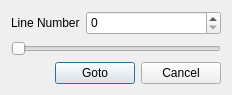
<?xml version="1.0" encoding="UTF-8"?>
<ui version="4.0">
 <class>GotoLineDialog</class>
 <widget class="QDialog" name="GotoLineDialog">
  <property name="geometry">
   <rect>
    <x>0</x>
    <y>0</y>
    <width>232</width>
    <height>95</height>
   </rect>
  </property>
  <property name="sizePolicy">
   <sizepolicy hsizetype="Preferred" vsizetype="Fixed">
    <horstretch>0</horstretch>
    <verstretch>0</verstretch>
   </sizepolicy>
  </property>
  <property name="maximumSize">
   <size>
    <width>16777215</width>
    <height>95</height>
   </size>
  </property>
  <property name="windowTitle">
   <string>Goto Line</string>
  </property>
  <layout class="QVBoxLayout" name="verticalLayout">
   <item>
    <layout class="QHBoxLayout" name="horizontalLayout">
     <item>
      <widget class="QLabel" name="label">
       <property name="sizePolicy">
        <sizepolicy hsizetype="Fixed" vsizetype="Fixed">
         <horstretch>0</horstretch>
         <verstretch>0</verstretch>
        </sizepolicy>
       </property>
       <property name="text">
        <string>Line Number</string>
       </property>
      </widget>
     </item>
     <item>
      <widget class="QSpinBox" name="lineNumberSpinBox">
       <property name="sizePolicy">
        <sizepolicy hsizetype="Preferred" vsizetype="Preferred">
         <horstretch>0</horstretch>
         <verstretch>0</verstretch>
        </sizepolicy>
       </property>
      </widget>
     </item>
    </layout>
   </item>
   <item>
    <widget class="QSlider" name="lineNumberHorizontalSlider">
     <property name="orientation">
      <enum>Qt::Horizontal</enum>
     </property>
    </widget>
   </item>
   <item>
    <layout class="QHBoxLayout" name="horizontalLayout_2">
     <item>
      <spacer name="horizontalSpacer">
       <property name="orientation">
        <enum>Qt::Horizontal</enum>
       </property>
       <property name="sizeHint" stdset="0">
        <size>
         <width>40</width>
         <height>20</height>
        </size>
       </property>
      </spacer>
     </item>
     <item>
      <widget class="QPushButton" name="pushButton">
       <property name="text">
        <string>Goto</string>
       </property>
       <property name="default">
        <bool>true</bool>
       </property>
      </widget>
     </item>
     <item>
      <widget class="QPushButton" name="pushButton_2">
       <property name="text">
        <string>Cancel</string>
       </property>
      </widget>
     </item>
    </layout>
   </item>
  </layout>
 </widget>
 <resources/>
 <connections>
  <connection>
   <sender>pushButton</sender>
   <signal>clicked()</signal>
   <receiver>GotoLineDialog</receiver>
   <slot>accept()</slot>
   <hints>
    <hint type="sourcelabel">
     <x>120</x>
     <y>80</y>
    </hint>
    <hint type="destinationlabel">
     <x>162</x>
     <y>89</y>
    </hint>
   </hints>
  </connection>
  <connection>
   <sender>pushButton_2</sender>
   <signal>clicked()</signal>
   <receiver>GotoLineDialog</receiver>
   <slot>reject()</slot>
   <hints>
    <hint type="sourcelabel">
     <x>202</x>
     <y>77</y>
    </hint>
    <hint type="destinationlabel">
     <x>228</x>
     <y>69</y>
    </hint>
   </hints>
  </connection>
 </connections>
</ui>
